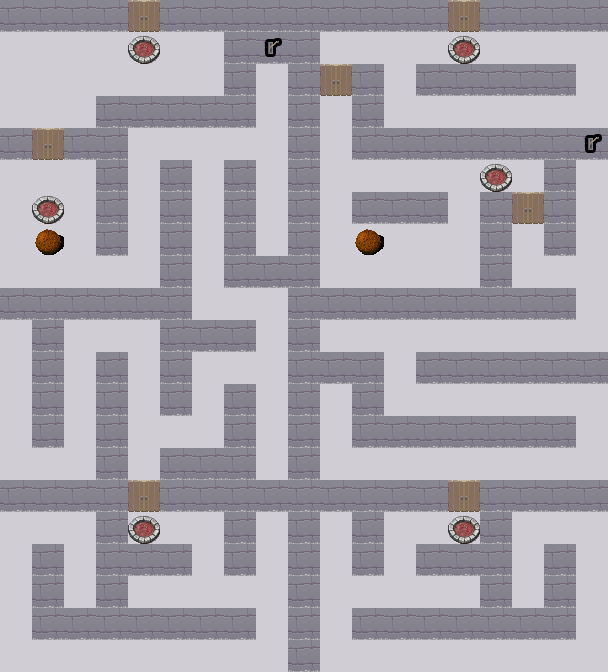

This is a level from a 2D game, rendered from its Tiled map with the project's own tilesets. A one-line summary and the complete map file follow:
An orthogonal 19x21 tile map with 32x32 px tiles, 1 tile layer (Tile Layer 1) and 4 objects.

<map version="1.0" orientation="orthogonal" renderorder="right-down" width="19" height="21" tilewidth="32" tileheight="32" nextobjectid="1">
 <tileset firstgid="1" name="tileset" tilewidth="32" tileheight="32" tilecount="6" columns="3">
  <image source="tileset.png" width="96" height="64" />
  <tile id="0">
   <objectgroup draworder="index">
    <object id="1" x="0" y="0" width="32" height="32" />
   </objectgroup>
  </tile>
  <tile id="2">
   <objectgroup draworder="index">
    <object id="1" x="0" y="0" width="32" height="32" />
   </objectgroup>
  </tile>
  <tile id="3">
   <properties>
    <property name="unity:layer" value="wall" />
   </properties>
   <objectgroup draworder="index">
    <object id="5" x="0" y="0" width="32" height="32" />
   </objectgroup>
  </tile>
  <tile id="5">
   <objectgroup draworder="index">
    <object id="1" x="0" y="0" width="32" height="32" />
   </objectgroup>
  </tile>
 </tileset>
 <layer name="Tile Layer 1" width="19" height="21">
  <data encoding="csv">
1,1,1,1,3,1,1,1,1,1,1,1,1,1,3,1,1,1,1,
2,2,2,2,5,2,2,1,4,1,2,2,2,2,5,2,2,2,2,
2,2,2,2,2,2,2,1,2,1,3,1,2,1,1,1,1,1,2,
2,2,2,1,1,1,1,1,2,1,2,1,2,2,2,2,2,2,2,
1,3,1,1,2,2,2,2,2,1,2,1,1,1,1,1,1,1,4,
2,2,2,1,2,1,2,1,2,1,2,2,2,2,2,5,2,1,2,
2,5,2,1,2,1,2,1,2,1,2,1,1,1,2,1,3,1,2,
2,6,2,1,2,1,2,1,2,1,2,6,2,2,2,1,2,1,2,
2,2,2,2,2,1,2,1,1,1,2,2,2,2,2,1,2,2,2,
1,1,1,1,1,1,2,2,2,1,1,1,1,1,1,1,1,1,2,
2,1,2,2,2,1,1,1,2,1,2,2,2,2,2,2,2,2,2,
2,1,2,1,2,1,2,2,2,1,1,1,2,1,1,1,1,1,1,
2,1,2,1,2,1,2,1,2,1,2,1,2,2,2,2,2,2,2,
2,1,2,1,2,2,2,1,2,1,2,1,1,1,1,1,1,1,2,
2,2,2,1,2,1,1,1,2,1,2,2,2,2,2,2,2,2,2,
1,1,1,1,3,1,1,1,1,1,1,1,1,1,3,1,1,1,1,
2,2,2,1,5,2,2,1,2,1,2,1,2,2,5,1,2,2,2,
2,1,2,1,1,1,2,1,2,1,2,1,2,1,1,1,2,1,2,
2,1,2,1,2,2,2,2,2,1,2,2,2,2,2,1,2,1,2,
2,1,1,1,1,1,1,1,2,1,2,1,1,1,1,1,1,1,2,
2,2,2,2,2,2,2,2,2,1,2,2,2,2,2,2,2,2,2
</data>
 </layer>
</map>